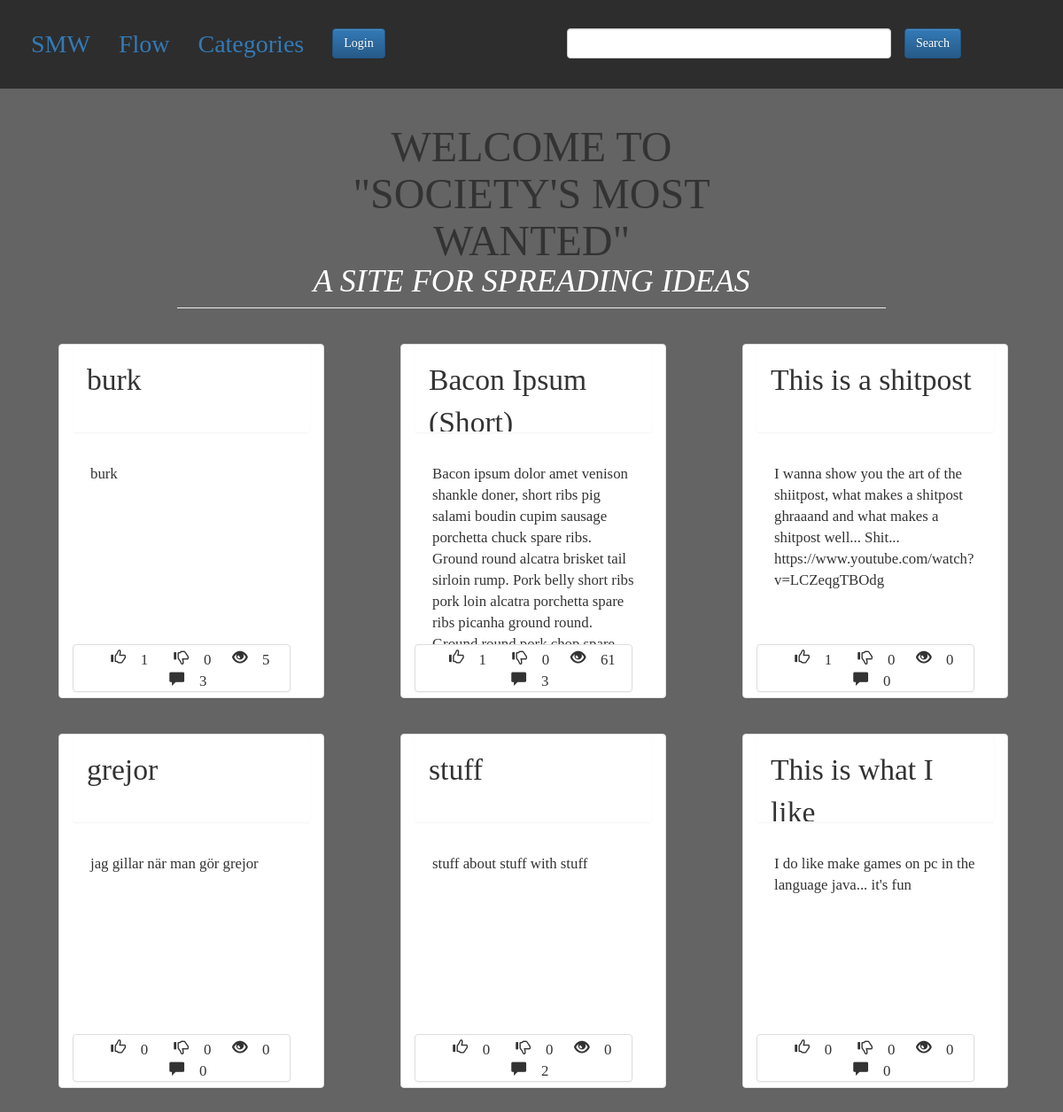
The page / on the database its author committed.
### smw/models.py (models this page shows, shortened)
class Post(models.Model):
    User = models.ForeignKey(authUser, on_delete=models.CASCADE)
    Category = models.ForeignKey(Category, on_delete=models.CASCADE)
    Title = models.CharField(max_length=200)
    Idea = models.TextField(unique=True)
    Tags = models.CharField(max_length=200, blank=True, null=True)
    Views = models.IntegerField(default=0)
    Wants = models.ManyToManyField(authUser, related_name="Wants")
    Shlts = models.ManyToManyField(authUser, related_name="Shlts")
    Post_Date = models.DateTimeField(default=datetime.now)
    def comment_count(self):
         return self.comment_set.count()
    def Want_count(self):
        return self.Wants.all().count()
    def Shlt_count(self):
        return self.Shlts.all().count()
    def Rating_value(self):
        return self.Want_count()-self.Shlt_count()

### smw/views.py (the view)
# urls.py: url(r'^$', views.IndexView.as_view(), name='index'),#homepage/preview
class IndexView(generic.ListView):
    template_name = "smw/index.html"
    def get_queryset(self):
        lst = list(Post.objects.all())
        lst = sorted(lst, key=lambda x: x.Rating_value(), reverse=True)
        return lst[:6]

### smw/templates/smw/index.html
{% extends 'smw/base.html' %}
{% block body %}
<head>
    <link rel="stylesheet" type="text/css" href="../../static/smw/style.css">
</head>
<div class="page-header col-md-8 col-md-offset-2">
    <h1 id="title-big">WELCOME TO "SOCIETY'S MOST WANTED"</h1>
    <h2 id="title-small">A SITE FOR SPREADING IDEAS</h2>
</div>
{% include 'smw/idea_list.html'%}
{% endblock%}

### smw/templates/smw/idea_list.html
{% for idea in object_list %}
<div class="cont">
<div class="panel panel-default col-lg-3 col-md-5 col-sm-11 col-xs-11 panelCust">
    <p class="panel panel-title postTitle"><a href="{% url 'smw:post' idea.pk %}">{{idea.Title}}</a></p>
    <div class="panel-body postBod">
        <p>{{idea.Idea}}</p>
    </div>
    <center>
        <div class="panel panel-default col-md-11 panel-stats">
            <p class="glyphicon glyphicon-thumbs-up glyphicon-danger"> {{idea.Want_count}}</p>
            <p class="glyphicon glyphicon-thumbs-down"> {{idea.Shlt_count}}</p>
            <p class="glyphicon glyphicon-eye-open"> {{idea.Views}}</p>
            <p class="glyphicon glyphicon-comment"> {{idea.comment_count}}</p>
        </div>
    </center>
</div>
    </div>
{% endfor %}

### smw/static/smw/style.css (style rules this page uses)
html { position: relative; min-height: 100%; }
* { padding: 0px; margin: 0px; box-sizing: border-box; font-family: "Lucida Console", serif; }
body { background-color: rgb(100, 100, 100); padding-bottom: 100px; }
h1#title-big { max-width: 75%; text-align: center; margin: auto; font-size: 6vw; margin-top: }
h2#title-small { color: white; font-style: italic; text-align: center; margin: auto; font-size: 5vw; }
.glyphicon { margin: 0px 0px 0px 15px; }
.panelCust { margin: 20px 20px 20px 5.5%; font-size: 1.2em; height: 400px; overflow: hidden; }
.panel-title { padding: 15px; }
.panel-body { overflow: hidden; word-break: keep-all; max-height: 280px; height: 55%; }
.postTitle { font-size: 2em; height: 25%; overflow: hidden; }
.postBod { margin-top: 20px; margin-left: 5px; }
.glyphicon-thumbs-up { padding: 5px; border-radius: 15px; }
.glyphicon-thumbs-down { padding: 5px; border-radius: 15px; }
@media screen and (min-width: 900px) { h1#title-big { font-size: 3vw; } }
@media screen and (min-width: 900px) { h2#title-small { font-size: 2vw; } }
@media screen and (min-width: 700px) { h1#title-big { font-size: 4vw; } }
@media screen and (min-width: 700px) { h2#title-small { font-size: 3vw; } }

### rows shown on the page
Post: Title "burk", Idea "burk", Want_count "1", Shlt_count "0", Views "5", comment_count "3"
Post: Title "Bacon Ipsum (Short)", Idea "Bacon ipsum dolor amet venison shankle doner, short ribs pig salami boudin cupim sausage porchetta chuck spare ribs. Ground round alcatra brisket tail sirloin rump. Pork belly short ribs pork loin alcatra porchetta spare ribs picanha ground round.…", Want_count "1", Shlt_count "0", Views "61", comment_count "3"
Post: Title "This is a shitpost", Idea "I wanna show you the art of the shiitpost, what makes a shitpost ghraaand and what makes a shitpost well... Shit... https://www.youtube.com/watch?v=LCZeqgTBOdg", Want_count "1", Shlt_count "0", Views "0", comment_count "0"
Post: Title "grejor", Idea "jag gillar när man gör grejor", Want_count "0", Shlt_count "0", Views "0", comment_count "0"
Post: Title "stuff", Idea "stuff about stuff with stuff", Want_count "0", Shlt_count "0", Views "0", comment_count "2"
Post: Title "This is what I like", Idea "I do like make games on pc in the language java... it's fun", Want_count "0", Shlt_count "0", Views "0", comment_count "0"
